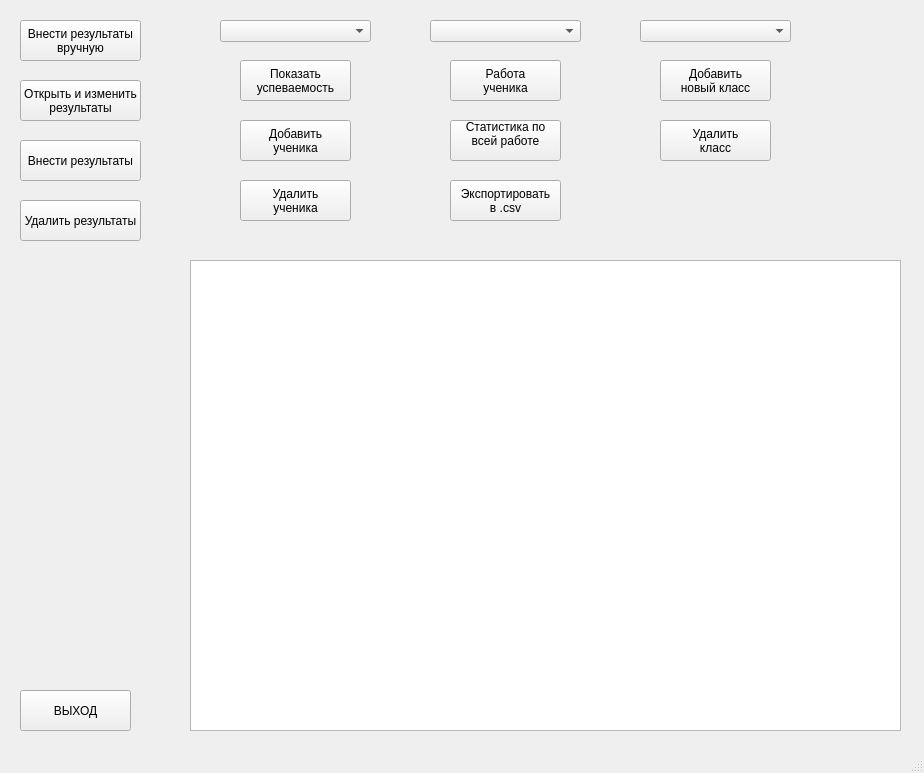
<?xml version="1.0" encoding="UTF-8"?>
<ui version="4.0">
 <class>MainWindow</class>
 <widget class="QMainWindow" name="MainWindow">
  <property name="geometry">
   <rect>
    <x>0</x>
    <y>0</y>
    <width>924</width>
    <height>773</height>
   </rect>
  </property>
  <property name="windowTitle">
   <string>Work Statistic</string>
  </property>
  <widget class="QWidget" name="centralwidget">
   <widget class="QPushButton" name="new_table">
    <property name="geometry">
     <rect>
      <x>20</x>
      <y>20</y>
      <width>121</width>
      <height>41</height>
     </rect>
    </property>
    <property name="text">
     <string>Внести результаты
вручную</string>
    </property>
   </widget>
   <widget class="QPushButton" name="pushButton_3">
    <property name="geometry">
     <rect>
      <x>20</x>
      <y>80</y>
      <width>121</width>
      <height>41</height>
     </rect>
    </property>
    <property name="text">
     <string>Открыть и изменить
результаты</string>
    </property>
   </widget>
   <widget class="QPushButton" name="pushButton_4">
    <property name="geometry">
     <rect>
      <x>20</x>
      <y>200</y>
      <width>121</width>
      <height>41</height>
     </rect>
    </property>
    <property name="text">
     <string>Удалить результаты</string>
    </property>
   </widget>
   <widget class="QPushButton" name="pushButton_7">
    <property name="geometry">
     <rect>
      <x>450</x>
      <y>120</y>
      <width>111</width>
      <height>41</height>
     </rect>
    </property>
    <property name="text">
     <string>Статистика по
всей работе
</string>
    </property>
   </widget>
   <widget class="QPushButton" name="pushButton_5">
    <property name="geometry">
     <rect>
      <x>450</x>
      <y>60</y>
      <width>111</width>
      <height>41</height>
     </rect>
    </property>
    <property name="layoutDirection">
     <enum>Qt::LeftToRight</enum>
    </property>
    <property name="text">
     <string>Работа
ученика</string>
    </property>
   </widget>
   <widget class="QComboBox" name="comboBox">
    <property name="geometry">
     <rect>
      <x>220</x>
      <y>20</y>
      <width>151</width>
      <height>22</height>
     </rect>
    </property>
   </widget>
   <widget class="QPushButton" name="pushButton_9">
    <property name="geometry">
     <rect>
      <x>450</x>
      <y>180</y>
      <width>111</width>
      <height>41</height>
     </rect>
    </property>
    <property name="text">
     <string>Экспортировать 
в .csv</string>
    </property>
   </widget>
   <widget class="QComboBox" name="comboBox_2">
    <property name="geometry">
     <rect>
      <x>430</x>
      <y>20</y>
      <width>151</width>
      <height>22</height>
     </rect>
    </property>
   </widget>
   <widget class="QPushButton" name="show_progress">
    <property name="geometry">
     <rect>
      <x>240</x>
      <y>60</y>
      <width>111</width>
      <height>41</height>
     </rect>
    </property>
    <property name="text">
     <string>Показать
успеваемость</string>
    </property>
   </widget>
   <widget class="QTableWidget" name="tableWidget">
    <property name="geometry">
     <rect>
      <x>190</x>
      <y>260</y>
      <width>711</width>
      <height>471</height>
     </rect>
    </property>
   </widget>
   <widget class="QPushButton" name="pushButton">
    <property name="geometry">
     <rect>
      <x>20</x>
      <y>140</y>
      <width>121</width>
      <height>41</height>
     </rect>
    </property>
    <property name="text">
     <string>Внести результаты</string>
    </property>
   </widget>
   <widget class="QComboBox" name="comboBox_3">
    <property name="geometry">
     <rect>
      <x>640</x>
      <y>20</y>
      <width>151</width>
      <height>22</height>
     </rect>
    </property>
   </widget>
   <widget class="QPushButton" name="pushButton_2">
    <property name="geometry">
     <rect>
      <x>240</x>
      <y>120</y>
      <width>111</width>
      <height>41</height>
     </rect>
    </property>
    <property name="text">
     <string>Добавить 
ученика</string>
    </property>
   </widget>
   <widget class="QPushButton" name="pushButton_6">
    <property name="geometry">
     <rect>
      <x>660</x>
      <y>60</y>
      <width>111</width>
      <height>41</height>
     </rect>
    </property>
    <property name="text">
     <string>Добавить 
новый класс</string>
    </property>
   </widget>
   <widget class="QPushButton" name="pushButton_8">
    <property name="geometry">
     <rect>
      <x>240</x>
      <y>180</y>
      <width>111</width>
      <height>41</height>
     </rect>
    </property>
    <property name="text">
     <string>Удалить 
ученика</string>
    </property>
   </widget>
   <widget class="QPushButton" name="pushButton_10">
    <property name="geometry">
     <rect>
      <x>20</x>
      <y>690</y>
      <width>111</width>
      <height>41</height>
     </rect>
    </property>
    <property name="text">
     <string>ВЫХОД</string>
    </property>
   </widget>
   <widget class="QPushButton" name="pushButton_11">
    <property name="geometry">
     <rect>
      <x>660</x>
      <y>120</y>
      <width>111</width>
      <height>41</height>
     </rect>
    </property>
    <property name="text">
     <string>Удалить 
класс</string>
    </property>
   </widget>
  </widget>
  <widget class="QMenuBar" name="menubar">
   <property name="geometry">
    <rect>
     <x>0</x>
     <y>0</y>
     <width>924</width>
     <height>21</height>
    </rect>
   </property>
  </widget>
  <widget class="QStatusBar" name="statusbar"/>
 </widget>
 <resources/>
 <connections/>
</ui>
